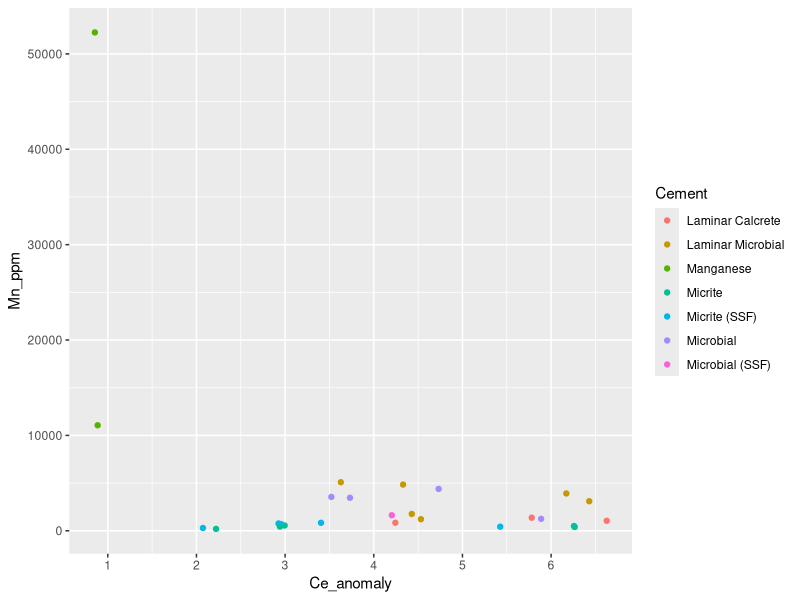
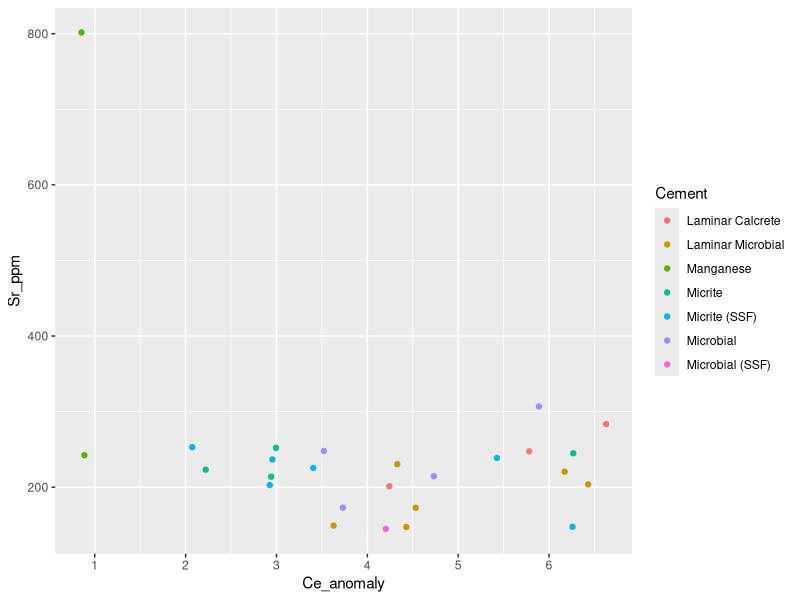
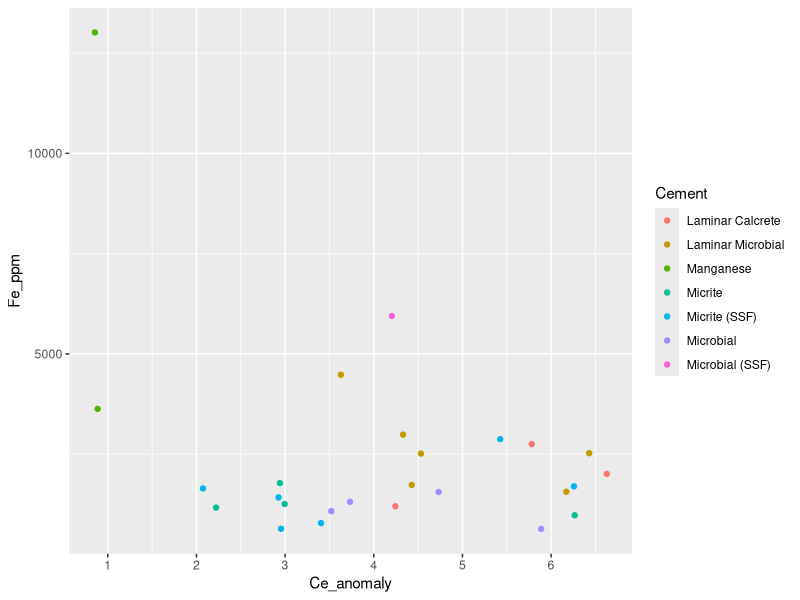
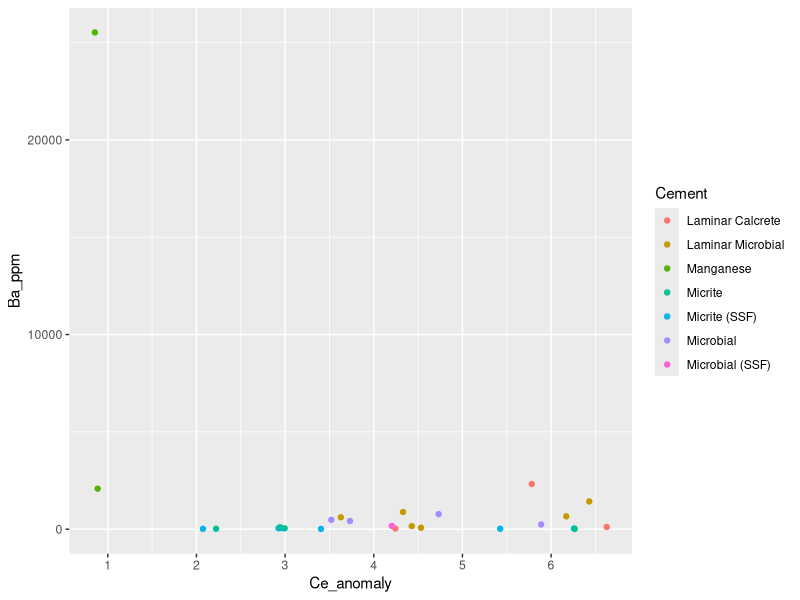
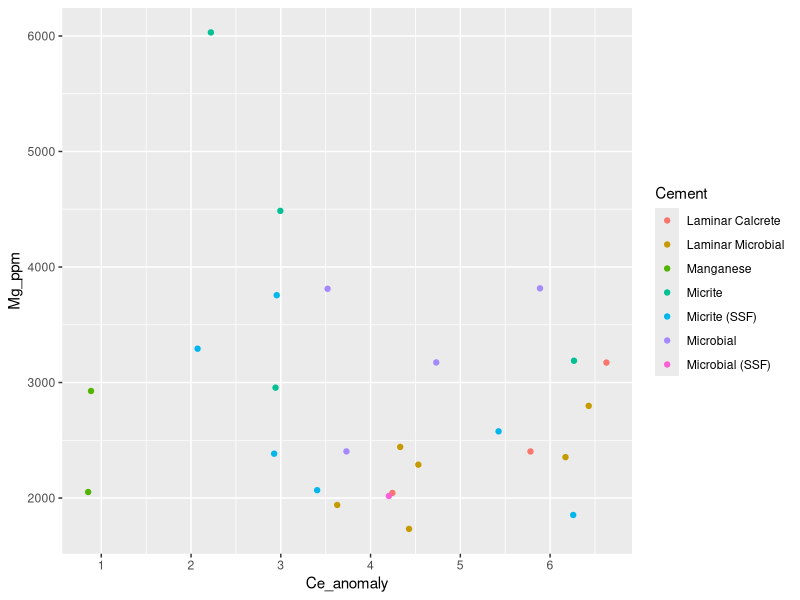
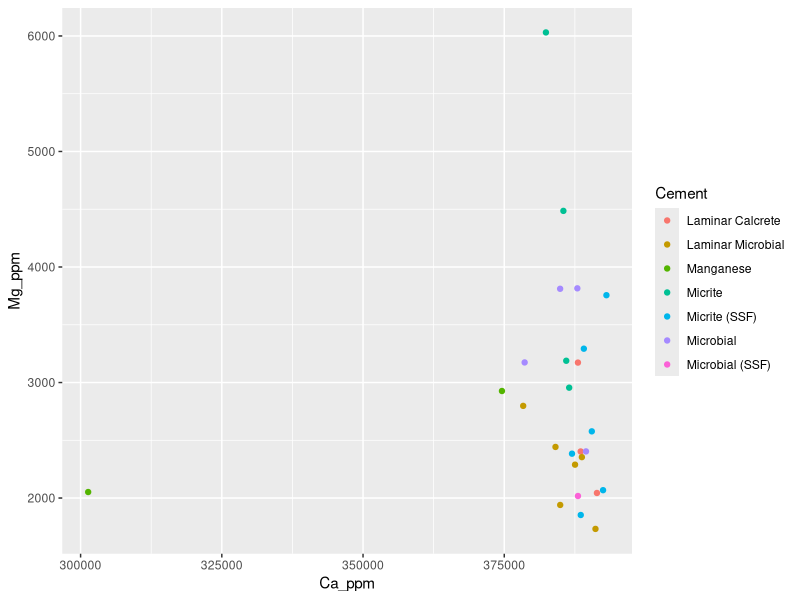
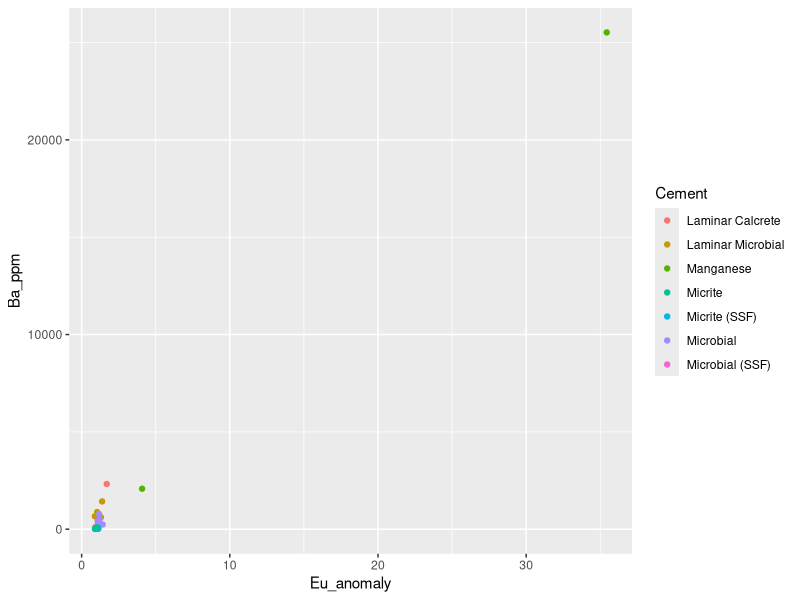
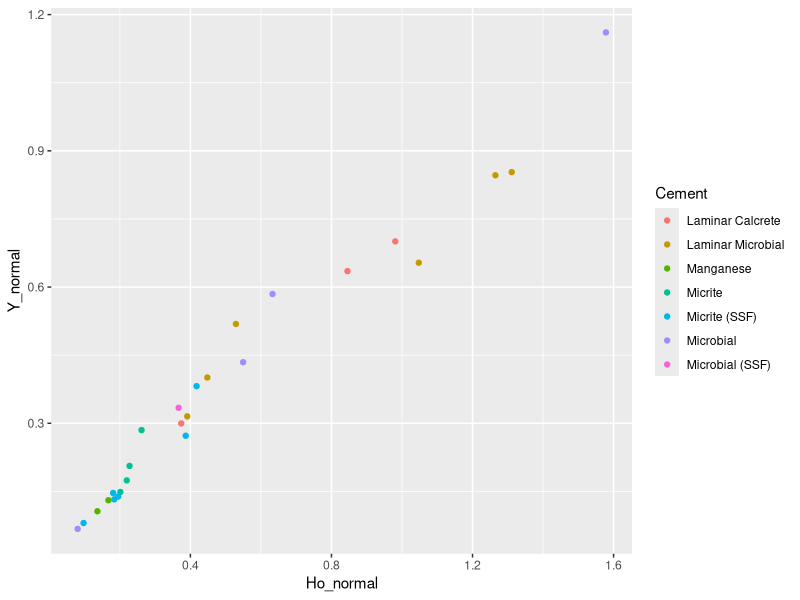

R code for these plots, in order:
## ---- chunk 1
knitr::opts_chunk$set(echo = TRUE)
library(tidyverse)
library("readxl")

all_data <- read_excel("ree_data_r.xlsx", 1)
cement_data <- read_excel("ree_data_r.xlsx", 2)
## ---- chunk 2
ree_data <- all_data %>%
  select("Sample", "Y_ppm", "La_ppm", "Ce_ppm", "Pr_ppm", "Nd_ppm", "Sm_ppm", "Eu_ppm",  "Gd_ppm","Dy_ppm", "Ho_ppm", "Er_ppm", "Tm_ppm", "Yb_ppm", "Lu_ppm") #filter out non REY elements\
ree_data <- data.frame(t(ree_data[-1])) #transpose and remove first row containing sample names
colnames(ree_data) <- all_data$Sample #rename column names with sample names
ree_data <- tibble::rownames_to_column(ree_data, "element") %>%
  mutate(element = fct_inorder(element)) #order elements
## ---- chunk 3
attach(all_data)
normalize <- all_data %>%
  mutate(Y_normal = Y_ppm/27.31, La_normal = La_ppm/44.56, Ce_normal = Ce_ppm/88.25, Pr_normal = Pr_ppm/10.15, Nd_normal = Nd_ppm/37.32, Sm_normal = Sm_ppm/6.884, Eu_normal = Eu_ppm/1.215, Gd_normal = Gd_ppm/6.043, Dy_normal = Dy_ppm/5.325, Ho_normal = Ho_ppm/1.052, Er_normal = Er_ppm/3.075, Tm_normal = Tm_ppm/0.4510, Yb_normal = Yb_ppm/3.012, Lu_normal = Lu_ppm/0.4386) %>% #normalize values using PAAS data from Pourmand et al. 2012
  left_join(cement_data, by = c("Sample" = "Sample")) #attach cement to each observation

normal <- data.frame(t(normalize[2:15]))#transpose and remove first row containing sample names and cement row
colnames(normal) <- all_data$Sample #rename column names with sample names
normal <- tibble::rownames_to_column(normal, "element") %>%
  mutate(element = fct_inorder(element)) %>% #order elements
  pivot_longer(-element, names_to = "Sample", values_to = "Value") %>% #pivot data to have each element value as observation
  left_join(cement_data, by = c("Sample" = "Sample")) #attach cement to each observation
## ---- chunk 4
anomaly <- normalize %>%
  mutate(
    Ce_anomaly = Ce_normal/(Pr_normal^2/Nd_normal),
    Y_Ho_ratio = Y_normal/Ho_normal,
    Eu_anomaly = (2*Eu_normal)/(Sm_normal + Gd_normal),
    BSI = (2*(Sm_normal + Gd_normal + Dy_normal)/3)/((La_normal +Pr_normal + Nd_normal)/3+(Ho_normal + Er_normal +Tm_normal +Yb_normal +Lu_normal)/5)) %>%
  group_by(Cement) 
anomaly
## ---- chunk 5
ggplot(anomaly, aes(x = Ce_anomaly, y = Mn_ppm, color = Cement)) +
     geom_point()
## ---- chunk 6
ggplot(anomaly, aes(x = Ce_anomaly, y = Sr_ppm, color = Cement)) +
     geom_point()
## ---- chunk 7
ggplot(anomaly, aes(x = Ce_anomaly, y = Fe_ppm, color = Cement)) +
     geom_point()
## ---- chunk 8
ggplot(anomaly, aes(x = Ce_anomaly, y = Ba_ppm, color = Cement)) +
     geom_point()
## ---- chunk 9
ggplot(anomaly, aes(x = Ce_anomaly, y = Mg_ppm, color = Cement)) +
     geom_point()
## ---- chunk 10
ggplot(anomaly, aes(x = Ca_ppm, y = Mg_ppm, color = Cement)) +
     geom_point()
## ---- chunk 11
ggplot(anomaly, aes(x = Eu_anomaly, y = Ba_ppm, color = Cement)) +
     geom_point()
## ---- chunk 12
ggplot(anomaly, aes(x = Ho_normal, y = Y_normal, color = Cement)) +
     geom_point()
